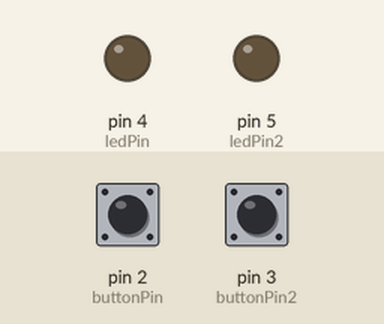
Bench run of a sketch on a simulated Arduino Uno, built with avr-gcc and run on an emulated ATmega328P. Shown: output pins drawn as LEDs (lit = HIGH). Dashed ring = blinking. The inputs (shaded band) are chosen by the test bench; at power-on: pin 2 (buttonPin) LOW, pin 3 (buttonPin2) LOW.

Above: at 1.2 s.
1.3 s: pin 2 (buttonPin) pulled HIGH for 0.15 s
At 1.65 s:
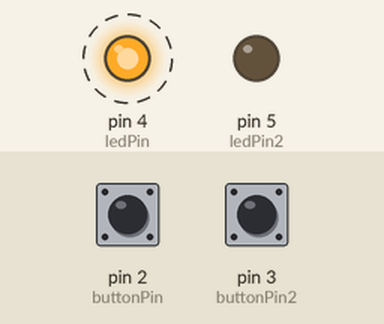
4.4 s: pin 3 (buttonPin2) pulled HIGH for 0.15 s
At 4.65 s:
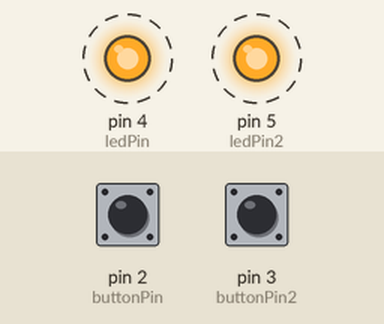
7.4 s: pin 3 (buttonPin2) pulled HIGH for 1 s
At 7.65 s:
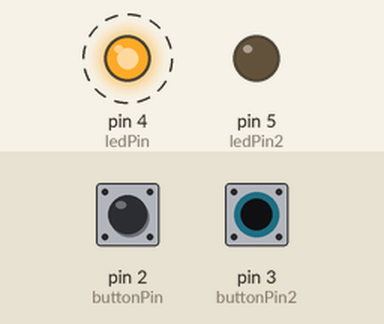
10.4 s: pin 3 (buttonPin2) pulled HIGH for 3.2 s
At 12.75 s:
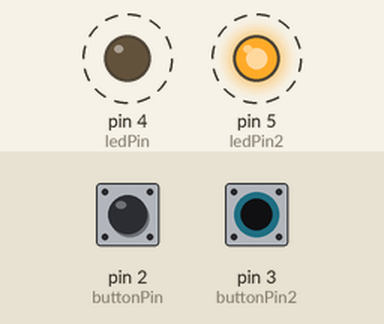
Timing chart, 0 to 16.1 s (numbered marks = the images above; inputs shaded):
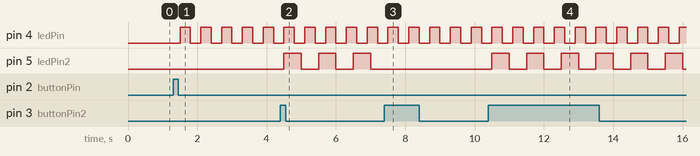

The sketch:

sw_led_cnt_millis.ino
```cpp
#include "PinChangeInterrupt.h"

int led_flag = 0; // 0이면 off 1이면 on
const int ledPin = 4;
const int buttonPin = 2;

const int ledPin2 = 5;
const int buttonPin2 = 3;
int led_flag2 = 0;

unsigned long t1_prev = 0;
const unsigned long t1_delay = 300;
unsigned long t2_prev = 0;
const unsigned long t2_delay = 500;

// 사용자 함수 선언(인터럽트)
// ISR(인터럽트 서비스 루틴)
void buttonPressed(void) {
   // 스위치 동작에 따른 상태값 변경
  if( led_flag == 0 ){
      led_flag = 1;
    }
    else {
      led_flag = 0;
    }
}

void buttonPressed2(void) {
  if( led_flag2 == 0 ){
      led_flag2 = 1;
    }
    else {
      led_flag2 = 0;
    }
}


void setup() {
  // put your setup code here, to run once:
  Serial.begin(115200);

  pinMode(ledPin, OUTPUT);
  pinMode(buttonPin, INPUT);

  pinMode(ledPin2, OUTPUT);
  pinMode(buttonPin2, INPUT);

  attachPCINT(digitalPinToPCINT(buttonPin), buttonPressed, RISING);
  attachPCINT(digitalPinToPCINT(buttonPin2), buttonPressed2, RISING);

  digitalWrite(ledPin, LOW);
  digitalWrite(ledPin2, LOW);

}

void loop() {
  // put your main code here, to run repeatedly:

  unsigned long t1_now = millis();
  unsigned long t2_now = millis();

  if(t1_now - t1_prev >= t1_delay) {
    t1_prev = t1_now;

    if(led_flag == 1) {
    digitalWrite(ledPin, digitalRead(ledPin)?LOW:HIGH);
    }
  }


  if(t2_now - t2_prev >= t2_delay) {
    t2_prev = t2_now;

    if(led_flag2 == 1) {
    digitalWrite(ledPin2, digitalRead(ledPin2)?LOW:HIGH);
    }
  }

}
```

Measured:
- after the input at 1.3 s, pin 4 (ledPin): alternates HIGH for 0.30 s and LOW for 0.30 s, starting after 0.20 s
- after the input at 4.4 s, pin 5 (ledPin2): alternates HIGH for 0.50 s and LOW for 0.50 s, starting after 0.10 s
- after the input at 7.4 s, pin 5 (ledPin2): stops changing and stays LOW
- after the input at 10.4 s, pin 5 (ledPin2): alternates HIGH for 0.50 s and LOW for 0.50 s, starting after 0.10 s
